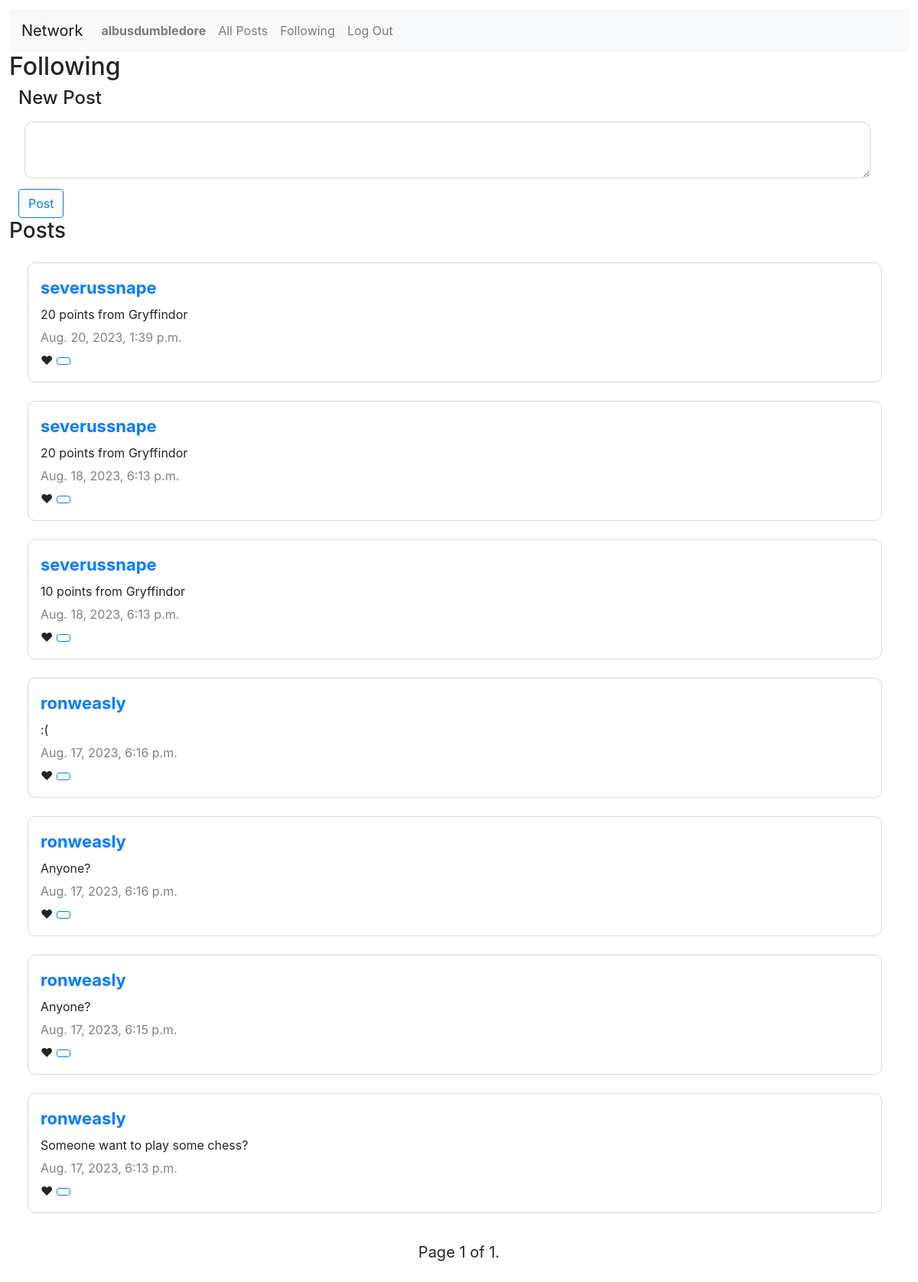
The page /following (signed in) on the database its author committed.
### network/models.py (models this page shows, shortened)
class User(AbstractUser):
    pass

class Post(models.Model):
    post = models.CharField(max_length=5000)
    user = models.ForeignKey(User, on_delete=models.CASCADE)
    date = models.DateTimeField(auto_now_add=True)
    users_like = models.ManyToManyField(User, related_name='users_liked')

### network/views.py (the view)
# urls.py: path("following", views.following, name="following"),
@login_required(login_url="/login")
def following(request):
    followed_users = Follows.objects.filter(user=request.user)
    followed_users_list = []
    for followed_user in followed_users:
        followed_users_list.append(followed_user.user_follows)
    followed_users_posts = Post.objects.filter(user__in=followed_users_list).order_by('-date')
    like_check_list = []
    for followed_users_post in followed_users_posts:
        like_check = followed_users_post.users_like.filter(id=request.user.id).exists()
        like_check_list_element = [followed_users_post, like_check]
        like_check_list.append(like_check_list_element)
    post_list = like_check_list
    paginator = Paginator(post_list, 10)
    page_number = request.GET.get('page')
    page_obj = paginator.get_page(page_number)
    print(page_obj)
    return render(request, "network/following.html", {
        "form":PostForm(),
        "page_obj": page_obj,
    })

### network/models.py
class PostForm(ModelForm):
    class Meta:
        model = Post
        fields= ["post"]
        widgets = {
            "post": Textarea(attrs={"cols": 80, "rows": 2}),
        }

### network/templates/network/following.html (shortened to what this page needs)
{% extends "network/layout.html" %}
{% load static %}
{% block body %}
    <h2>Following</h2>
    <form id="new_post" action="{% url 'new_post' %}" method="post">
        <h4>New Post</h4>
        <div>{{ form.post }}</div>
        <input type="submit" class="btn btn-outline-primary" value="Post">
    </form>
    <h3>Posts</h3>
    {% for all_posts in page_obj %}
        <table>
            <thead>
                <th><a href="{% url 'profile' all_posts.0.user.id %}">{{ all_posts.0.user }}</a></th>
            </thead>
            <tbody>
                <tr>
                    <td class="post">
                        <div id="post{{ all_posts.0.id }}">{{ all_posts.0.post }}</div>
                    </td>
                </tr>
                <tr><td><div class="date">{{ all_posts.0.date }}</div></td></tr>
                <tr>
                    <td>
                        <span id="likes_amount_{{ all_posts.0.id }}" class="likes_amount" data-id="{{ all_posts.0.id }}"></span>&#10084;
                        {% if user.is_authenticated %}
                            {% if all_posts.0.user != request.user %}
                                <button id="like_button_{{ all_posts.0.id }}" class="like_button btn btn-sm btn-outline-primary" data-id="{{ all_posts.0.id }}" data-user="{{ request.user.id }}"></button>
                            {% endif %}
                        {% endif %}
                    </td>
                </tr>
            </tbody>
        </table>
    {% endfor %}
    <div class="center">
        <div class="pagination">
            <span class="step-links">
                <span class="current">
                    Page {{ page_obj.number }} of {{ page_obj.paginator.num_pages }}.
                </span>
            </span>
        </div>
    </div>
{% endblock %}

### network/templates/network/layout.html (shortened to what this page needs)
{% load static %}
<!DOCTYPE html>
<html lang="en">
    <head>
        <link rel="stylesheet" href="https://stackpath.bootstrapcdn.com/bootstrap/4.4.1/css/bootstrap.min.css">
        <link href="{% static 'network/styles.css' %}" rel="stylesheet">
    </head>
    <body>
        <nav class="navbar navbar-expand-lg navbar-light bg-light">
            <a class="navbar-brand" href="#">Network</a>
            <div>
              <ul class="navbar-nav mr-auto">
                {% if user.is_authenticated %}
                    <li class="nav-item">
                        <a class="nav-link" href="{% url 'profile' user.id %}"><strong>{{ user.username }}</strong></a>
                    </li>
                {% endif %}
                <li class="nav-item">
                  <a class="nav-link" href="{% url 'index' %}">All Posts</a>
                </li>
                {% if user.is_authenticated %}
                    <li class="nav-item">
                        <a class="nav-link" href="{% url 'following' %}">Following</a>
                    </li>
                    <li class="nav-item">
                        <a class="nav-link" href="{% url 'logout' %}">Log Out</a>
                    </li>
                {% endif %}
              </ul>
            </div>
          </nav>
        <div class="body">
            {% block body %}
            {% endblock %}
        </div>
    </body>
</html>

### network/static/network/styles.css (style rules this page uses)
body { padding: 1vw; }
textarea { width: 95%; border-collapse: separate; border-radius: 10px; border: 1px solid rgba(128, 128, 128, 0.301); padding: 1vw; margin: 1vh; }
#new_post { padding-left: 1vw; }
table { table-layout: fixed; width: 95%; border-collapse: separate; border-radius: 10px; border: 1px solid rgba(128, 128, 128, 0.301); padding: 1vw; margin: 3vh; }
th, tr, td { table-layout: fixed; width: 100%; padding: 2px; }
thead { font-size: 22px; }
.post { min-height: 400px; }
.date { color: gray; }
.center { text-align: center; }
.pagination { font-size: 20px; padding: 1vw; display: inline-block; }

### rows shown on the page
User: username "albusdumbledore"
Post: user.username "severussnape", post "20 points from Gryffindor", date "Aug. 20, 2023, 1:39 p.m."
Post: user.username "severussnape", post "20 points from Gryffindor", date "Aug. 18, 2023, 6:13 p.m."
Post: user.username "severussnape", post "10 points from Gryffindor", date "Aug. 18, 2023, 6:13 p.m."
Post: user.username "ronweasly", post ":(", date "Aug. 17, 2023, 6:16 p.m."
Post: user.username "ronweasly", post "Anyone?", date "Aug. 17, 2023, 6:16 p.m."
Post: user.username "ronweasly", post "Anyone?", date "Aug. 17, 2023, 6:15 p.m."
Post: user.username "ronweasly", post "Someone want to play some chess?", date "Aug. 17, 2023, 6:13 p.m."

### other values the page prints
{{ page_obj.number }} "1"
{{ page_obj.paginator.num_pages }} "1"
